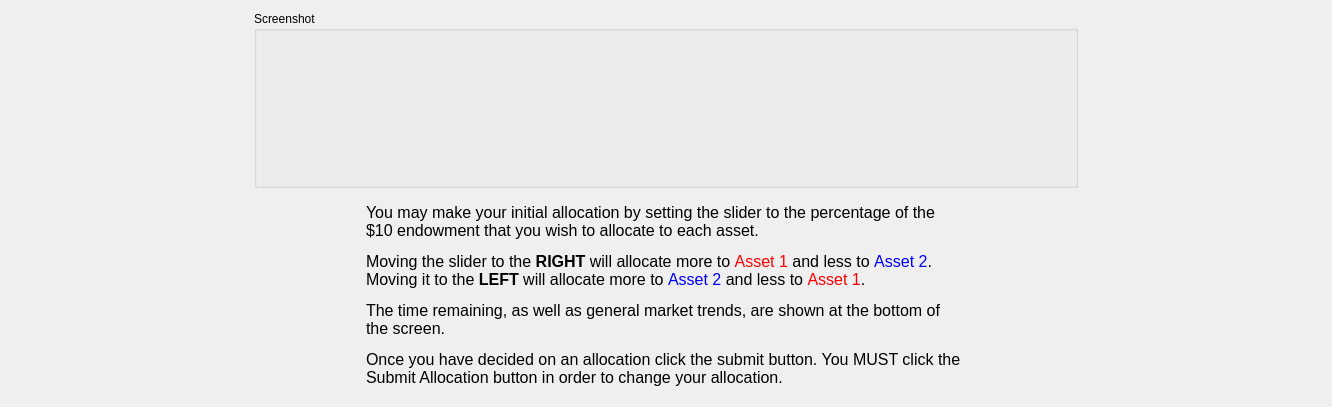
<?xml version="1.0" encoding="UTF-8"?>
<ui version="4.0">
 <class>InstructionScreen2</class>
 <widget class="QWidget" name="InstructionScreen2">
  <property name="geometry">
   <rect>
    <x>0</x>
    <y>0</y>
    <width>1332</width>
    <height>407</height>
   </rect>
  </property>
  <property name="windowTitle">
   <string>Form</string>
  </property>
  <layout class="QHBoxLayout" name="horizontalLayout">
   <item>
    <spacer name="horizontalSpacer">
     <property name="orientation">
      <enum>Qt::Horizontal</enum>
     </property>
     <property name="sizeHint" stdset="0">
      <size>
       <width>20</width>
       <height>20</height>
      </size>
     </property>
    </spacer>
   </item>
   <item>
    <layout class="QVBoxLayout" name="verticalLayout">
     <item>
      <spacer name="verticalSpacer">
       <property name="orientation">
        <enum>Qt::Vertical</enum>
       </property>
       <property name="sizeHint" stdset="0">
        <size>
         <width>20</width>
         <height>0</height>
        </size>
       </property>
      </spacer>
     </item>
     <item>
      <widget class="QGroupBox" name="groupBox">
       <property name="sizePolicy">
        <sizepolicy hsizetype="Preferred" vsizetype="Expanding">
         <horstretch>0</horstretch>
         <verstretch>0</verstretch>
        </sizepolicy>
       </property>
       <property name="minimumSize">
        <size>
         <width>0</width>
         <height>100</height>
        </size>
       </property>
       <property name="title">
        <string>Screenshot</string>
       </property>
       <layout class="QHBoxLayout" name="horizontalLayout_2">
        <item>
         <widget class="QPictureLabel" name="screenie">
          <property name="sizePolicy">
           <sizepolicy hsizetype="Fixed" vsizetype="Fixed">
            <horstretch>0</horstretch>
            <verstretch>0</verstretch>
           </sizepolicy>
          </property>
          <property name="minimumSize">
           <size>
            <width>800</width>
            <height>600</height>
           </size>
          </property>
          <property name="text">
           <string/>
          </property>
          <property name="pixmap">
           <pixmap resource="resources.qrc">:/ui/market</pixmap>
          </property>
         </widget>
        </item>
       </layout>
      </widget>
     </item>
     <item>
      <widget class="QWidget" name="widget" native="true">
       <property name="minimumSize">
        <size>
         <width>0</width>
         <height>100</height>
        </size>
       </property>
       <layout class="QHBoxLayout" name="horizontalLayout_3">
        <item>
         <spacer name="horizontalSpacer_3">
          <property name="orientation">
           <enum>Qt::Horizontal</enum>
          </property>
          <property name="sizeHint" stdset="0">
           <size>
            <width>10</width>
            <height>20</height>
           </size>
          </property>
         </spacer>
        </item>
        <item>
         <widget class="QLabel" name="label">
          <property name="minimumSize">
           <size>
            <width>600</width>
            <height>0</height>
           </size>
          </property>
          <property name="font">
           <font>
            <pointsize>12</pointsize>
           </font>
          </property>
          <property name="text">
           <string>&lt;!DOCTYPE HTML PUBLIC &quot;-//W3C//DTD HTML 4.0//EN&quot; &quot;http://www.w3.org/TR/REC-html40/strict.dtd&quot;&gt;
&lt;html&gt;&lt;head&gt;&lt;meta name=&quot;qrichtext&quot; content=&quot;1&quot; /&gt;&lt;style type=&quot;text/css&quot;&gt;
p, li { white-space: pre-wrap; }
&lt;/style&gt;&lt;/head&gt;&lt;body style=&quot; font-family:'MS Shell Dlg 2'; font-size:12pt; font-weight:400; font-style:normal;&quot;&gt;
&lt;p style=&quot; margin-top:12px; margin-bottom:12px; margin-left:0px; margin-right:0px; -qt-block-indent:0; text-indent:0px;&quot;&gt;You may make your initial allocation by setting the slider to the percentage of the $10 endowment that you wish to allocate to each asset.&lt;/p&gt;
&lt;p style=&quot; margin-top:12px; margin-bottom:12px; margin-left:0px; margin-right:0px; -qt-block-indent:0; text-indent:0px;&quot;&gt;Moving the slider to the &lt;span style=&quot; font-weight:600;&quot;&gt;RIGHT&lt;/span&gt; will allocate more to &lt;span style=&quot; color:#ff0000;&quot;&gt;Asset 1&lt;/span&gt; and less to &lt;span style=&quot; color:#0000ff;&quot;&gt;Asset 2&lt;/span&gt;. Moving it to the &lt;span style=&quot; font-weight:600;&quot;&gt;LEFT&lt;/span&gt; will allocate more to &lt;span style=&quot; color:#0000ff;&quot;&gt;Asset 2&lt;/span&gt; and less to &lt;span style=&quot; color:#ff0000;&quot;&gt;Asset 1&lt;/span&gt;.&lt;/p&gt;
&lt;p style=&quot; margin-top:12px; margin-bottom:12px; margin-left:0px; margin-right:0px; -qt-block-indent:0; text-indent:0px;&quot;&gt;The time remaining, as well as general market trends, are shown at the bottom of the screen.&lt;/p&gt;
&lt;p style=&quot; margin-top:12px; margin-bottom:12px; margin-left:0px; margin-right:0px; -qt-block-indent:0; text-indent:0px;&quot;&gt;Once you have decided on an allocation click the submit button. You MUST click the Submit Allocation button in order to change your allocation.&lt;/p&gt;&lt;/body&gt;&lt;/html&gt;</string>
          </property>
          <property name="wordWrap">
           <bool>true</bool>
          </property>
         </widget>
        </item>
        <item>
         <spacer name="horizontalSpacer_4">
          <property name="orientation">
           <enum>Qt::Horizontal</enum>
          </property>
          <property name="sizeHint" stdset="0">
           <size>
            <width>10</width>
            <height>20</height>
           </size>
          </property>
         </spacer>
        </item>
       </layout>
      </widget>
     </item>
    </layout>
   </item>
   <item>
    <spacer name="horizontalSpacer_2">
     <property name="orientation">
      <enum>Qt::Horizontal</enum>
     </property>
     <property name="sizeHint" stdset="0">
      <size>
       <width>20</width>
       <height>20</height>
      </size>
     </property>
    </spacer>
   </item>
  </layout>
 </widget>
 <customwidgets>
  <customwidget>
   <class>QPictureLabel</class>
   <extends>QLabel</extends>
   <header>QPictureLabel.hpp</header>
  </customwidget>
 </customwidgets>
 <resources>
  <include location="resources.qrc"/>
 </resources>
 <connections/>
</ui>
